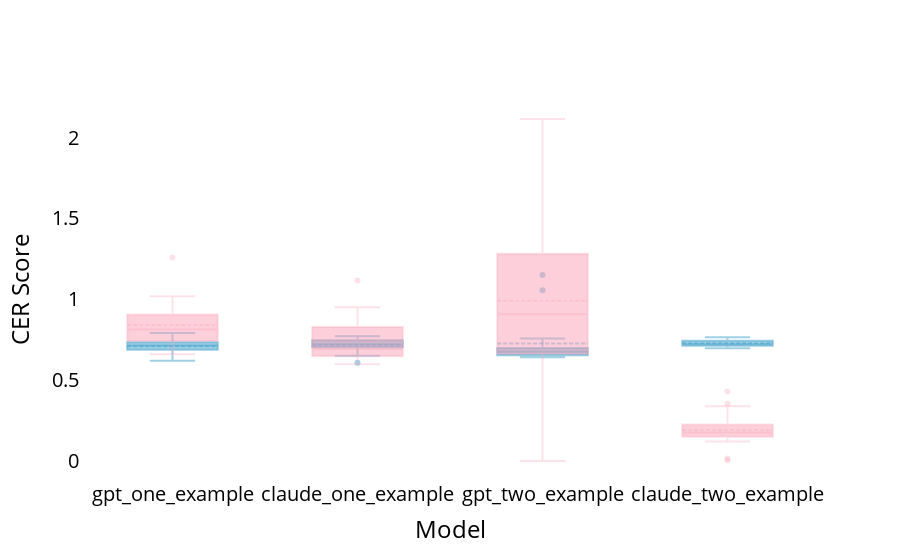

The code cell stored with this chart in its notebook:
### Markdown cell above
# Header-NoHeader (Whole)

### Code cell
d1 = cer_whole_normalized
d2 = cer_whole_noheader
# bleu_whole_normalized['source'] = 'Header'
# bleu_whole_noheader['source'] = 'No Header'
d1['source'] = 'Header'
d2['source'] = 'No Header'
score= 'cer'

# combined_bleu = pd.concat([bleu_n2, bleu_n3, bleu_n4])
combined_bleu = pd.concat([d1, d2])

n2_color = "rgba(143,206,0, 0.5)"  #green
n3_color = "rgba(67, 162, 202, 0.5)"  # semi-transparent blue
df_color = "rgba(250, 159, 181, 0.3)"  # lighter pink with more transparency


fig = go.Figure()

for model in ['gpt_one_example', 'claude_one_example','gpt_two_example', 'claude_two_example']:
    for source, color in zip(['Header', 'No Header'], [n3_color, df_color]):
        fig.add_trace(go.Box(
            x=combined_bleu[(combined_bleu['model'] == model) & (combined_bleu['source'] == source)]['model'],
            y=combined_bleu[(combined_bleu['model'] == model) & (combined_bleu['source'] == source)][score],
            boxmean=True,
            marker=dict(color=color),
            showlegend=False  
        ))


fig.add_trace(go.Box(
    y=[None], 
    name='Header',
    marker=dict(color=n3_color),
    showlegend=False  
))

fig.add_trace(go.Box(
    y=[None], 
    name='No Header',
    marker=dict(color=df_color),
    showlegend=False  
))

fig.update_layout(
    # title='Comparison of BLEU Scores (N=2 vs. N=3 vs. N=4, All normalized)',
    xaxis_title='Model',
    yaxis_title=f'{score.upper()} Score',
    plot_bgcolor='rgba(0,0,0,0)',
    font_size = 20,
    font_color='black',
    # paper_bgcolor='rgba(0,0,0,0)',
    # xaxis=dict(
    #     categoryorder='array',
    #     categoryarray=llm_order + ocr_order + ocr_ft_order
    # ),
    
)

fig.show()

### Figure 1 — Plotly figure (JSON) as saved in the notebook; plotly's stock layout.template omitted (floating-point values rounded to 4 significant figures)
{"data": [{"boxmean": true, "marker": {"color": "rgba(67, 162, 202, 0.5)"}, "showlegend": false, "type": "box", "x": ["gpt_one_example", "gpt_one_example", "gpt_one_example", "gpt_one_example", "gpt_one_example", "gpt_one_example", "gpt_one_example", "gpt_one_example", "gpt_one_example", "gpt_one_example", "gpt_one_example", "gpt_one_example", "gpt_one_example", "gpt_one_example", "gpt_one_example", "gpt_one_example", "gpt_one_example", "gpt_one_example"], "y": [0.7349, 0.7221, 0.718, 0.7104, 0.7917, 0.7214, 0.6956, 0.6882, 0.6707, 0.6538, 0.6421, 0.7889, 0.745, 0.7439, 0.6204, 0.6907, 0.7017, 0.7289]}, {"boxmean": true, "marker": {"color": "rgba(250, 159, 181, 0.3)"}, "showlegend": false, "type": "box", "x": ["gpt_one_example", "gpt_one_example", "gpt_one_example", "gpt_one_example", "gpt_one_example", "gpt_one_example", "gpt_one_example", "gpt_one_example", "gpt_one_example", "gpt_one_example", "gpt_one_example", "gpt_one_example", "gpt_one_example", "gpt_one_example", "gpt_one_example", "gpt_one_example", "gpt_one_example", "gpt_one_example"], "y": [0.8975, 0.7723, 0.838, 0.9055, 1.258, 0.8503, 0.7915, 0.7719, 0.7392, 0.7415, 0.707, 0.7117, 0.9068, 1.018, 0.6604, 0.8257, 0.8018, 0.9167]}, {"boxmean": true, "marker": {"color": "rgba(67, 162, 202, 0.5)"}, "showlegend": false, "type": "box", "x": ["claude_one_example", "claude_one_example", "claude_one_example", "claude_one_example", "claude_one_example", "claude_one_example", "claude_one_example", "claude_one_example", "claude_one_example", "claude_one_example", "claude_one_example", "claude_one_example", "claude_one_example", "claude_one_example", "claude_one_example", "claude_one_example", "claude_one_example", "claude_one_example"], "y": [0.7237, 0.7095, 0.7142, 0.6077, 0.704, 0.7551, 0.73, 0.7479, 0.7708, 0.7094, 0.7202, 0.7491, 0.7461, 0.6512, 0.7268, 0.7007, 0.7297, 0.7005]}, {"boxmean": true, "marker": {"color": "rgba(250, 159, 181, 0.3)"}, "showlegend": false, "type": "box", "x": ["claude_one_example", "claude_one_example", "claude_one_example", "claude_one_example", "claude_one_example", "claude_one_example", "claude_one_example", "claude_one_example", "claude_one_example", "claude_one_example", "claude_one_example", "claude_one_example", "claude_one_example", "claude_one_example", "claude_one_example", "claude_one_example", "claude_one_example", "claude_one_example"], "y": [0.7492, 0.6831, 0.6143, 0.6474, 1.116, 0.6312, 0.685, 0.7243, 0.7002, 0.8289, 0.9203, 0.7117, 0.9512, 0.6808, 0.6426, 0.844, 0.6477, 0.5976]}, {"boxmean": true, "marker": {"color": "rgba(67, 162, 202, 0.5)"}, "showlegend": false, "type": "box", "x": ["gpt_two_example", "gpt_two_example", "gpt_two_example", "gpt_two_example", "gpt_two_example", "gpt_two_example", "gpt_two_example", "gpt_two_example", "gpt_two_example", "gpt_two_example", "gpt_two_example", "gpt_two_example", "gpt_two_example", "gpt_two_example", "gpt_two_example", "gpt_two_example", "gpt_two_example"], "y": [0.6459, 0.647, 0.6753, 0.7069, 0.7582, 0.6932, 0.6951, 0.6579, 0.6852, 1.15, 0.6545, 0.6415, 1.056, 0.6902, 0.6741, 0.6736, 0.6512]}, {"boxmean": true, "marker": {"color": "rgba(250, 159, 181, 0.3)"}, "showlegend": false, "type": "box", "x": ["gpt_two_example", "gpt_two_example", "gpt_two_example", "gpt_two_example", "gpt_two_example", "gpt_two_example", "gpt_two_example", "gpt_two_example", "gpt_two_example", "gpt_two_example", "gpt_two_example", "gpt_two_example", "gpt_two_example", "gpt_two_example", "gpt_two_example", "gpt_two_example", "gpt_two_example", "gpt_two_example", "gpt_two_example", "gpt_two_example"], "y": [1.193, 1.453, 0.8428, 1.298, 2.115, 1.266, 1.203, 0.9256, 0.7376, 0.8883, 0.4607, 0.562, 1.554, 0.56, 0.6897, 0, 1.112, 1.598, 0.7171, 0.6371]}, {"boxmean": true, "marker": {"color": "rgba(67, 162, 202, 0.5)"}, "showlegend": false, "type": "box", "x": ["claude_two_example", "claude_two_example", "claude_two_example", "claude_two_example", "claude_two_example", "claude_two_example", "claude_two_example", "claude_two_example", "claude_two_example", "claude_two_example", "claude_two_example", "claude_two_example", "claude_two_example", "claude_two_example", "claude_two_example", "claude_two_example", "claude_two_example"], "y": [0.7226, 0.7089, 0.7137, 0.7093, 0.7133, 0.7645, 0.7289, 0.7379, 0.7655, 0.7167, 0.7157, 0.7495, 0.7513, 0.7424, 0.6974, 0.7344, 0.7028]}, {"boxmean": true, "marker": {"color": "rgba(250, 159, 181, 0.3)"}, "showlegend": false, "type": "box", "x": ["claude_two_example", "claude_two_example", "claude_two_example", "claude_two_example", "claude_two_example", "claude_two_example", "claude_two_example", "claude_two_example", "claude_two_example", "claude_two_example", "claude_two_example", "claude_two_example", "claude_two_example", "claude_two_example", "claude_two_example", "claude_two_example", "claude_two_example", "claude_two_example", "claude_two_example", "claude_two_example"], "y": [0.1726, 0.1557, 0.1813, 0.1201, 0.162, 0.206, 0.4305, 0.3534, 0.2305, 0.1444, 0.1791, 0.2219, 0.1701, 0.2583, 0.01478, 0.004456, 0.1591, 0.1285, 0.3387, 0.2094]}, {"marker": {"color": "rgba(67, 162, 202, 0.5)"}, "name": "Header", "showlegend": false, "type": "box", "y": [null]}, {"marker": {"color": "rgba(250, 159, 181, 0.3)"}, "name": "No Header", "showlegend": false, "type": "box", "y": [null]}], "layout": {"font": {"color": "black", "size": 20}, "plot_bgcolor": "rgba(0,0,0,0)", "xaxis": {"title": {"text": "Model"}}, "yaxis": {"title": {"text": "CER Score"}}}}
